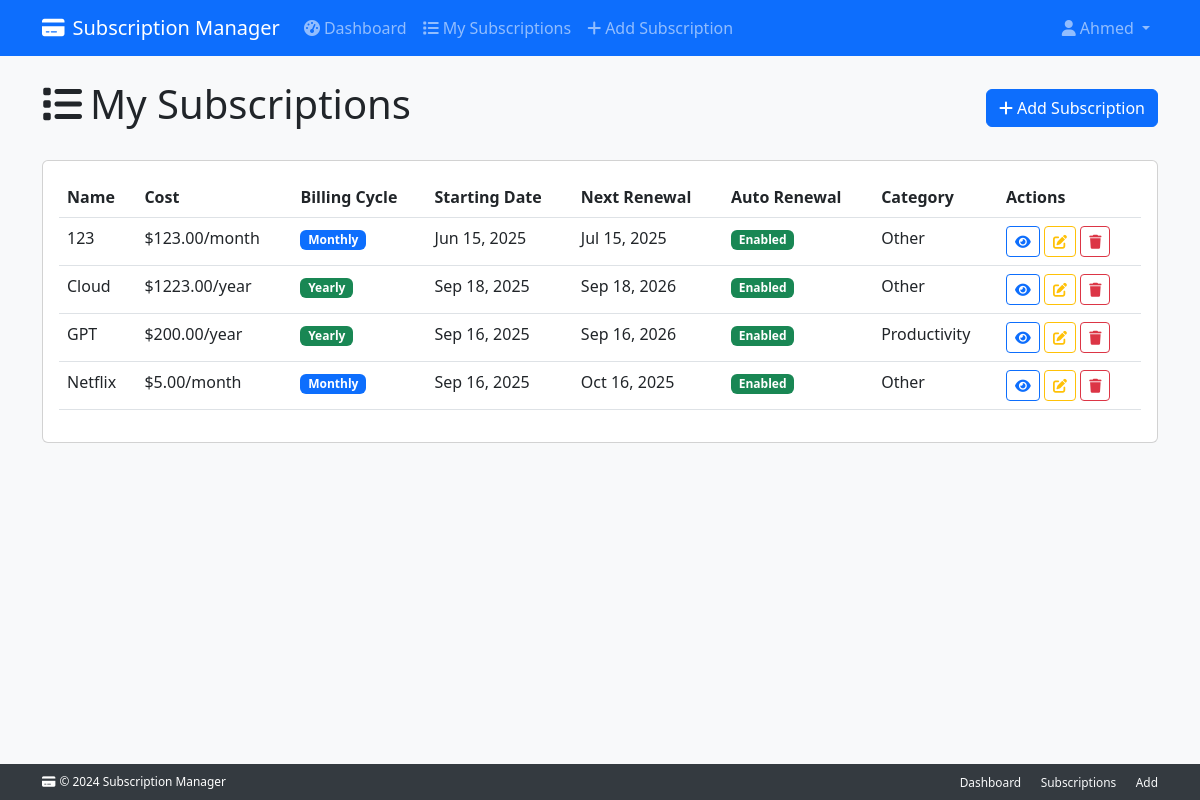
The app's page /subscriptions/ (signed in), older data.
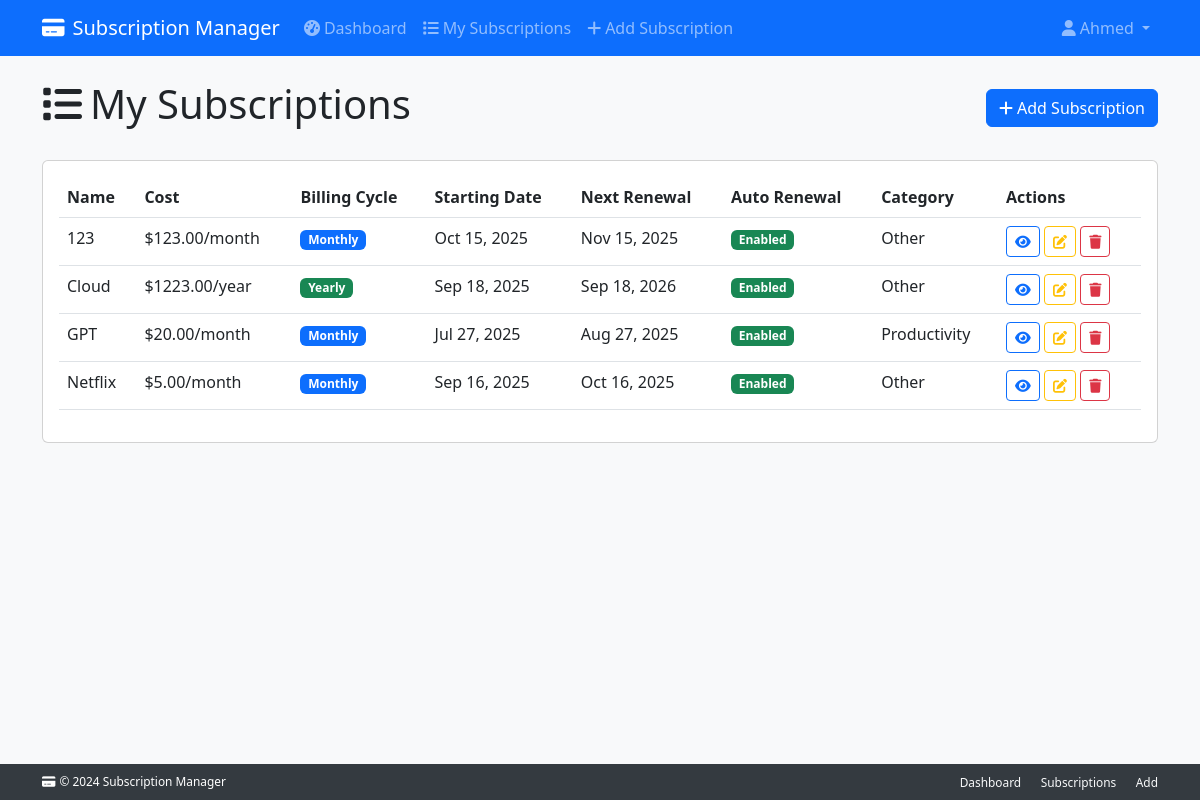
The same page, newer data.
### subscriptions/models.py (models this page shows, shortened)
class Subscription(models.Model):
    user = models.ForeignKey(settings.AUTH_USER_MODEL, on_delete=models.CASCADE, related_name="subscriptions")
    name = models.CharField(max_length=200)
    monthly_cost = models.DecimalField(max_digits=10, decimal_places=2, null=True, blank=True)
    yearly_cost = models.DecimalField(max_digits=10, decimal_places=2, null=True, blank=True)
    billing_cycle = models.CharField(max_length=10, choices=BILLING_CYCLE_CHOICES)
    start_date = models.DateField()
    renewal_date = models.DateField(null=True, blank=True)
    duration_months = models.PositiveIntegerField(null=True, blank=True, help_text="Duration in months (for monthly billing)")
    duration_years = models.PositiveIntegerField(null=True, blank=True, help_text="Duration in years (for yearly billing)")
    is_active = models.BooleanField(default=True)
    auto_renewal = models.BooleanField(default=True)  # Default enabled
    category = models.ForeignKey(Category, on_delete=models.PROTECT)
    created_at = models.DateTimeField(auto_now_add=True)
    updated_at = models.DateTimeField(auto_now=True)
    def days_until_renewal(self):
        if not self.renewal_date or not self.is_active:
            return None
        today = timezone.now().date()
        return (self.renewal_date - today).days
    def is_renewing_within(self, days: int = 7) -> bool:
        remaining_days = self.days_until_renewal()
        if remaining_days is None:
            return False
        if remaining_days < 0:
            return False
        return remaining_days <= days

class Category(models.Model):
    name = models.CharField(max_length=150)
    description = models.TextField(blank=True)
    parent = models.ForeignKey("self", null=True, blank=True, on_delete=models.SET_NULL, related_name="subcategories")

### subscriptions/views.py (the view)
# urls.py: path('', views.subscription_list, name='subscription_list'),
@login_required
def subscription_list(request):
    subscriptions = Subscription.objects.filter(user=request.user).order_by('-created_at')
    return render(request, 'subscriptions/subscription_list.html', {
        'subscriptions': subscriptions
    })

### subscriptions/templates/subscriptions/subscription_list.html (shortened to what this page needs)
{% extends 'base.html' %} {% block title %}My Subscriptions - Subscription Manager{% endblock %} {% block content %}
<div class="row">
  <div class="col-12">
    <div class="d-flex justify-content-between align-items-center mb-4">
      <h1><i class="fas fa-list me-2"></i>My Subscriptions</h1>
      <a href="{% url 'add_subscription' %}" class="btn btn-primary">
        <i class="fas fa-plus me-1"></i>Add Subscription
      </a>
    </div>
  </div>
</div>
<div class="row">
  <div class="col-12">
    {% if subscriptions %}
    <div class="card">
      <div class="card-body">
        <div class="table-responsive">
          <table class="table table-hover">
            <thead>
              <tr>
                <th>Name</th>
                <th>Cost</th>
                <th>Billing Cycle</th>
                <th>Starting Date</th>
                <th>Next Renewal</th>
                <th>Auto Renewal</th>
                <th>Category</th>
                <th>Actions</th>
              </tr>
            </thead>
            <tbody>
              {% for subscription in subscriptions %}
              <tr
                class="{% if subscription.is_renewing_within %}table-warning{% endif %}"
              >
                <td>{{ subscription.name }}</td>
                <td>
                  {% if subscription.billing_cycle == 'monthly' %}
                  ${{ subscription.monthly_cost|floatformat:2 }}/month {% else %}
                  ${{ subscription.yearly_cost|floatformat:2 }}/year {% endif %}
                </td>
                <td>
                  <span
                    class="badge bg-{% if subscription.billing_cycle == 'monthly' %}primary{% else %}success{% endif %}"
                  >
                    {{ subscription.billing_cycle|title }}
                  </span>
                </td>
                <td>{{ subscription.start_date|date:"M d, Y" }}</td>
                <td>
                  {{ subscription.renewal_date|date:"M d, Y" }}
                </td>
                <td>
                  <span
                    class="badge bg-{% if subscription.auto_renewal %}success{% else %}danger{% endif %}"
                  >
                    {{ subscription.auto_renewal|yesno:"Enabled,Disabled" }}
                  </span>
                </td>
                <td>{{ subscription.category.name|default:"No Category" }}</td>
                <td>
                  <a
                    href="{% url 'subscription_detail' subscription.pk %}"
                    class="btn btn-sm btn-outline-primary"
                  >
                    <i class="fas fa-eye"></i>
                  </a>
                  <a
                    href="{% url 'edit_subscription' subscription.pk %}"
                    class="btn btn-sm btn-outline-warning"
                  >
                    <i class="fas fa-edit"></i>
                  </a>
                  <button
                    type="button"
                    class="btn btn-sm btn-outline-danger"
                    onclick="confirmDelete({{ subscription.pk }}, '{{ subscription.name }}')"
                  >
                    <i class="fas fa-trash"></i>
                  </button>
                </td>
              </tr>
              {% endfor %}
            </tbody>
          </table>
        </div>
      </div>
    </div>
    {% endif %}
  </div>
</div>
{% include 'partials/delete_modal.html' %} {% endblock %}

Row changes from the older to the newer data that the page shows:
changed Subscription: start_date "Jun 15, 2025" → "Oct 15, 2025"; renewal_date "Jul 15, 2025" → "Nov 15, 2025"
changed Subscription "GPT": monthly_cost (not shown) → "20.00"; billing_cycle "Yearly" → "Monthly"; start_date "Sep 16, 2025" → "Jul 27, 2025"; renewal_date "Sep 16, 2026" → "Aug 27, 2025"; yearly_cost "200.00" → (not shown); billing_cycle "/year" → "/month"
